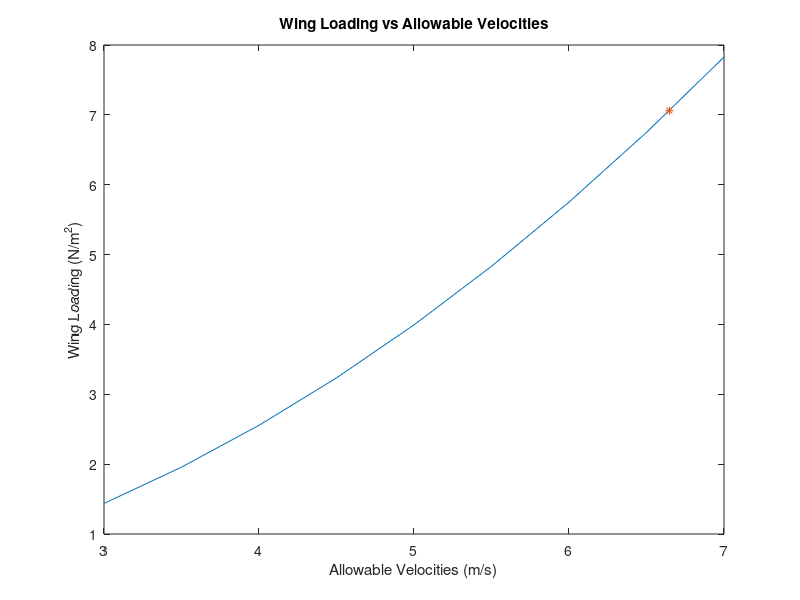

This figure's MATLAB source:
%MY DESIGN

%% Overall Aircraft Configuration
%max span
b_max = 0.9; %m

ct = 0.02; %chord at tip
cr = 0.08; %chord at root

%wing planform area
S_ref = b_max*(ct+cr); %m^2
%aspect ratio
AR = b_max^2/S_ref;
%taper ratio
taper = ct/cr;
%wing sweep angle
sweep_angle = 0;

%positioning - mid-wing

%T-tail

%winglet (w/ wing-tip extensions)

S_wet_fuselage = 0.003348+0.032+0.0198; %m^2
S_wet_tail = 0.0262 + 0.03; %m^2

%wing
S_ref_exp = b_max*(ct+(cr-0.05));
thick_chord_r = 0.005/cr; %estimate thickness
thick_chord_t = 0.005/ct; %estimate thickness
tau = thick_chord_r/thick_chord_t;
S_wet_planform_wing = 2*S_ref_exp*(1+0.25*thick_chord_r*(1+(tau*taper))/(1+taper));

%tail
%vertical
S_ref_exp_tail_v = 0.5*(0.15+0.025)*0.15; %m^2
cr_v = 0.15;
ct_v = 0.025;
taper_v = ct_v/cr_v;
thick_chord_r_v = 0.002/cr_v;
thick_chord_t_v = 0.002/ct_v;
tau_v = thick_chord_r_v/thick_chord_t_v;
S_wet_tail_v = 2*S_ref_exp_tail_v*(1+0.25*thick_chord_r_v*(1+(tau_v*taper_v))/(1+taper_v));


%horizontal
S_ref_exp_tail_h = 0.08*0.3;
cr_h = 0.05;
ct_h = 0.05;
taper_h = ct_v/cr_v;
thick_chord_r_h = 0.005/cr_h;
thick_chord_t_h = 0.005/ct_h;
tau_h = thick_chord_r_h/thick_chord_t_h;
S_wet_tail_h = 2*S_ref_exp_tail_h*(1+0.25*thick_chord_r_h*(1+(tau_v*taper_h))/(1+taper_h));

S_wet_tail2 = 0.0173 + S_wet_tail_h; %horizontal stablizer will also be airfoil

S_wet = S_wet_planform_wing + S_wet_fuselage + S_wet_tail2;


%% Weight/Mass Estimates

%balsa wood - for strength 
density_balsa = 160; %kg/m^3
thickness_balsa = 0.002; %assume 
vol_fuselage = S_wet_fuselage * thickness_balsa;
W_fuselage = vol_fuselage * density_balsa; %kg

vol_tail_v = 0.5*(cr_v+ct_v)*0.15 * thickness_balsa; %assume thickness of balsa(0.001)
W_tail_v = vol_tail_v * density_balsa;
vol_tail_h = 0.05*0.3 * thickness_balsa;
W_tail_h_structure = vol_tail_h * density_balsa;

%wing - structure = balsa wood , covering = tissue paper
density_tissue = 0.024; %kg/m^2
vol_structure = S_ref*thickness_balsa;
area_covering = S_wet_planform_wing;
W_wing = (vol_structure*density_balsa) + (area_covering*density_tissue);

W_tail_h = W_tail_h_structure + (S_wet_tail_h * density_tissue);

%estimate weight of glue (wood glue) 
glue_density = 0.00119; % kg/ml
W_glue = glue_density*5; %10 millileters of glue

W_total = W_fuselage + W_tail_v + W_tail_h + W_wing + W_glue; %must be less than 0.08


x_cg_wing = 0.4*(cr+ct)/2;
x_cg_fuse = (((0.25/3)+0.2) + 0.1 -((0.04/3)))/3;
x_cg_vert  = 0.45-(1/3)*0.15;
x_cg_horz = 0.45;


W_ball = (0.003348)*density_balsa;
x_cg_ball = -((1/3)*0.04);
M_ball = x_cg_ball*W_ball;

M_total = (x_cg_wing*W_wing)+(x_cg_fuse*W_fuselage)+(x_cg_vert*W_tail_v)+(x_cg_horz*W_tail_h) + M_ball;
x_cg_total = M_total/W_total;
x_cg_total_max = 0.3*(cr+ct)/2;

x_cg_percent_c = x_cg_total/((ct+cr)/2);

%wing loading
wing_loading = 9.81*W_total/S_ref;

%% Performance
%launch height 
h = 8; %m
%target range
R_max = 80; %m

L_D_max = R_max/h;

%Std atm conditions at 1.5 km
AirDensity = 1.0581; %kg/m^3
viscosity = 1.74*10^-5; %kg/m*s
V_max = 7; %m/s
L_fuselage = 0.04+0.2+0.25;
Re = (AirDensity*V_max*L_fuselage)/viscosity;
%equivalent skin friction
C_fe = 0.074/(Re^0.2);

%zero-lift drag coeff
C_D0 = C_fe*(S_wet/S_ref);
C_D = 2*C_D0;
C_L = L_D_max *C_D;
k = C_D0/(C_L^2);

%range of allowable velocities
V_range = 3:0.5:7; %3 to 7 m/2s;
wing_loading_var = (C_L*0.5*AirDensity).*V_range.^2;

plot(V_range, wing_loading_var);
hold on
title('Wing Loading vs Allowable Velocities');
xlabel('Allowable Velocities (m/s)');
ylabel('Wing Loading (N/m^2)');

%esitimated velociy at calculated wing loading ->(V for max range)
V = sqrt(wing_loading/(C_L*0.5*AirDensity));
plot(V,wing_loading,'*');

V_LDmax = sqrt((2*W_total*9.81)/(AirDensity*S_ref*C_L));

%find angle of attack at L/D max and C_L
Re_airfoil = (AirDensity*V_max*((cr+ct)/2))/viscosity; %NACA 64A010






